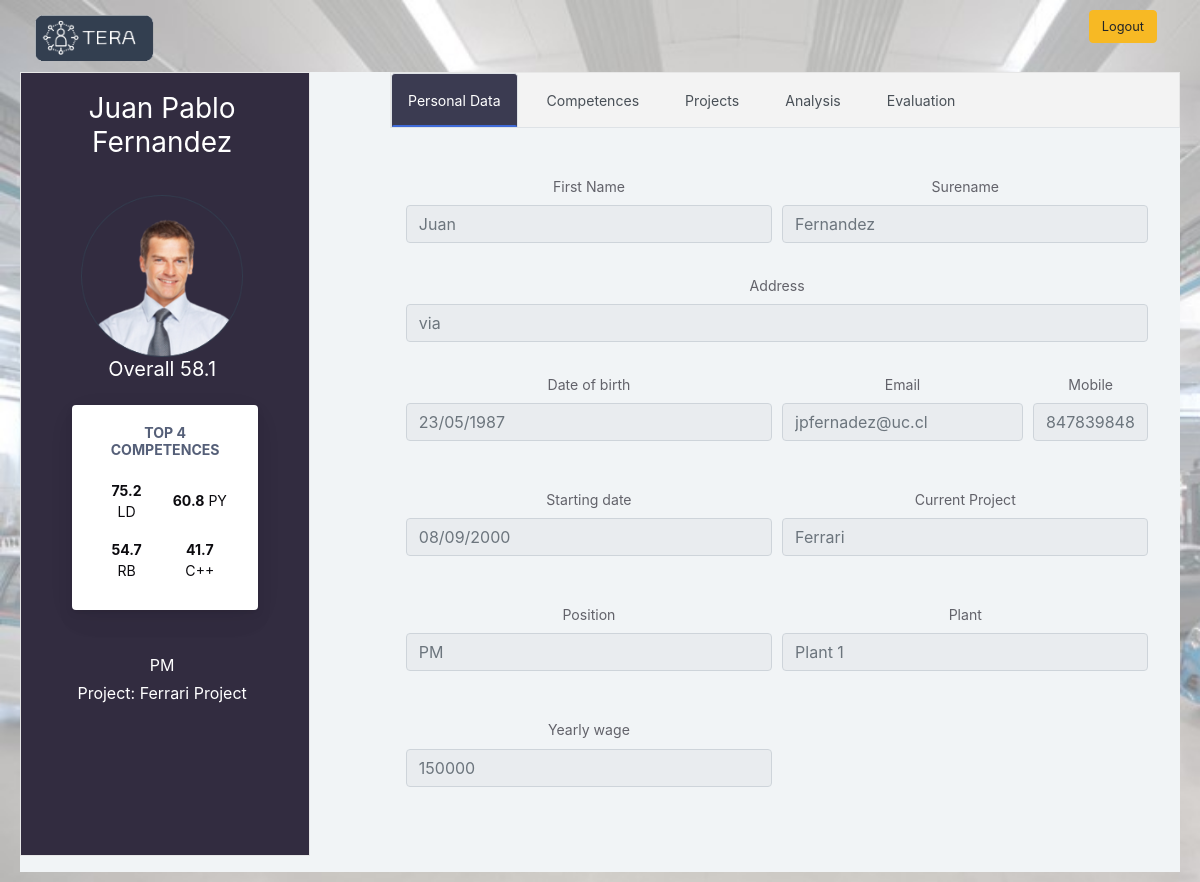
/workerProfile (signed in), run on the app's committed database.
### app.py (models this page shows, shortened)
class Worker(db.Model):
    __tablename__= 'worker'
    id = db.Column(db.Integer,primary_key=True)
    name = db.Column(db.String(64),nullable=True)
    first_name = db.Column(db.String(64),nullable=True)
    surename = db.Column(db.String(64),nullable=True)
    date_of_birth = db.Column(db.String(128),nullable=True)
    email = db.Column(db.String(64),nullable=True)
    mobile = db.Column(db.String(64),nullable=True)
    address = db.Column(db.String(128),nullable=True)
    starting_date = db.Column(db.String(128),nullable=True)
    wage = db.Column(db.Integer,nullable=True)
    available = db.Column(db.String(64),nullable=True)
    plant = db.Column(db.String(64),nullable=True)
    username = db.Column(db.String(64),index=True,unique=True)
    password = db.Column(db.String(128),nullable=False)
    role_id = db.Column(db.Integer,db.ForeignKey('role.id'))
    project_id = db.Column(db.Integer,db.ForeignKey('project.id'))

class Competence_to_Worker(db.Model):
    __tablename__='competence_to_worker'
    id = db.Column(db.Integer,primary_key=True)
    competence_id = db.Column(db.Integer,db.ForeignKey('competence.id'))
    worker_id = db.Column(db.Integer,db.ForeignKey('worker.id'))
    score = db.Column(db.Integer,index=True)

class Competence(db.Model):
    __tablename__='competence'
    id = db.Column(db.Integer,primary_key=True)
    name = db.Column(db.String(64),index=True)
    short_name = db.Column(db.String(64),index=True)
    type = db.Column(db.String(64),index=True)
    description = db.Column(db.String(1280),index=True)

class Role(db.Model):
    __tablename__='role'
    id = db.Column(db.Integer,primary_key=True)
    name = db.Column(db.String(64),index=True)
    users = db.relationship('Worker',backref='role')

class Project(db.Model):
    __tablename__='project'
    id = db.Column(db.Integer,primary_key=True)
    name = db.Column(db.String(64),index=True)
    duration = db.Column(db.Integer,index=True)
    description = db.Column(db.String(1280),index=True)
    starting_date = db.Column(db.String(128),index=True)
    active = db.Column(db.String(64),nullable=True)
    users = db.relationship('Worker',backref='project')

### app.py (the view)
@app.route('/workerProfile', methods=['POST', 'GET'])
def workerProfile():
    if session.get('username'):
        user_selected=Worker.query.filter_by(username=session['username']).first()
        worker_role = Role.query.filter_by(id=user_selected.role_id).first()
        id_user = user_selected.id
        user_skills = (db.session.query(Worker,Competence, Competence_to_Worker).filter(Competence_to_Worker.worker_id == Worker.id).filter(Worker.id == id_user).filter(Competence.id == Competence_to_Worker.competence_id).filter(Competence.type == 'Soft skills').all())
        user_skills2 = (db.session.query(Worker,Competence, Competence_to_Worker).filter(Competence_to_Worker.worker_id == Worker.id).filter(Worker.id == id_user).filter(Competence.id == Competence_to_Worker.competence_id).filter(Competence.type == 'Programming').all())
        role_user = (db.session.query(Worker,Role).filter(Role.id == Worker.role_id).filter(Worker.id == id_user).all())
        project_user = (db.session.query(Worker,Project).filter(Project.id == Worker.project_id).filter(Worker.id == id_user).all())
        projects_user = (db.session.query(Project, Project_to_Worker).filter(Project_to_Worker.project_id == Project.id).filter(Project_to_Worker.worker_id == id_user).filter(Project.active == 'N').all())
        myskills = db.session.query(Worker,Competence, Competence_to_Worker).filter(Competence_to_Worker.worker_id == Worker.id).filter(Worker.id == id_user).filter(Competence.id == Competence_to_Worker.competence_id).order_by(Competence.name).all()
        all = db.session.query(Competence, Competence_to_Worker, func.round(func.avg(Competence_to_Worker.score),2)).filter(Competence.id == Competence_to_Worker.competence_id).group_by(Competence.name).order_by(Competence.name).all()
        av = db.session.query(Worker, Competence_to_Worker, func.round(func.avg(Competence_to_Worker.score),2)).filter(Competence_to_Worker.worker_id == Worker.id).filter(Worker.id == id_user).first()
        average = av[2]
        my_evaluations = getting_my_evaluations(user_selected)
        _My = [[],[]]
        _Av = [[],[]]
        for h in myskills:
            _My[0].append(h[1].name) #Skill
            _My[1].append(h[2].score) #Skill
        for s in all:
            if s[0].name in _My[0]:
                _Av[0].append(s[0].name) #Skill
                _Av[1].append(s[2]) #Skill
        print(_My , _Av)
        n_rows = math.ceil(len(user_skills)/4)
        return render_template('gtemplates/index_edited_2.html', user=user_selected, top_4 = top_4skills(id_user),
        skills=user_skills, skills2 = user_skills2, len2 = len(user_skills2), len=len(user_skills), role = role_user[0][1].name, project=project_user,
        average=average, rows=n_rows, projects=projects_user, len_projects=len(projects_user),
        my_evaluations = my_evaluations, len_evaluations = len(my_evaluations), _My = _My[0], _Mys = _My[1],
        _Avs = _Av[1])
    else:
        return redirect('login')

### app.py (called while the page is built)
def getting_my_evaluations(user):
    query = db.session.query(Project, Evaluation, Project_to_Worker, Worker).filter(Project.id == Evaluation.id_project).filter(Project_to_Worker.worker_id == Evaluation.id_worker).filter(Evaluation.id_worker == user.id).filter(Evaluation.id_worker_ev == Worker.id).filter(Project_to_Worker.project_id == Project.id).filter(Evaluation.active == 'Y').all()
    return query

def top_4skills(id_user):
    user_skills = db.session.query(Worker,Project,Competence,Competence_to_Worker, Role).filter(Competence_to_Worker.worker_id == Worker.id).filter(Worker.id == id_user).filter(Competence.id == Competence_to_Worker.competence_id).filter(Project.id == Worker.project_id).filter(Role.id == Worker.role_id).order_by(Competence_to_Worker.score.desc()).limit(4).all()
    return user_skills

### templates/gtemplates/index_edited_2.html (shortened to what this page needs)
<!doctype html>
<html lang="en">
<head>
    <link href="static/css2/style.css" rel="stylesheet">
<link href="static/css2/main.css" rel="stylesheet">
</head>
<body>
<div class="container-fluid">
    <a class="navbar-brand" href="home" ><img src="static/img/logo2.png" alt="TERA"></a>
    <a href="logout"> <button type="button" style="float: right;" class="btn mr-2 mb-2 btn-warning" >Logout</button> </a>
</div>
<div class="app-container app-theme-white body-tabs-shadow fixed-sidebar fixed-header">
    <div class="app-main">
         <ul class="tab-content" style="background-color: #0e071ed6">
             <div class="tab-pane active " id="tab-eg10-0" role="tabpanel" style="color: white">
                 <h3 style="padding-top: 5%">  {{user.name}} </h3>
                 <img src="static/img/profile_pic_marco.png" alt="profile" class="center" style="width: 60%; padding-top: 10%">
                 <h5>Overall {{average}}</h5>
                 <div class="row">
                    <div class="col-lg-6" style="padding-left: 20%; padding-right: 18%">
                        <div class="main-card mb-3 card">
                            <div class="card-body" style="color: #0c0b0f"><h5 class="card-title">Top 4 competences</h5>
                                <table class="mb-0 table table-borderless">
                                    <tbody>
                                      <tr>
                                          <td><b>{{top_4[0][3].score}}</b> {{top_4[0][2].short_name}}</td>
                                          <td><b>{{top_4[1][3].score}}</b> {{top_4[1][2].short_name}}</td>
                                      </tr>
                                      <tr>
                                          <td><b>{{top_4[2][3].score}}</b> {{top_4[2][2].short_name}}</td>
                                          <td><b>{{top_4[3][3].score}}</b> {{top_4[3][2].short_name}}</td>
                                      </tr>
                                    </tbody>
                                </table>
                            </div>
                        </div>
                    </div>
                 </div>
                 <h6>{{role}}</h6>
                 <h6>Project: {{project[0][1].name}}</h6>
             </div>
         </ul>
        <div class="app-main__outer">
            <ul class="nav nav-tabs tabs-animated ">
                <li class="nav-item"><a data-toggle="tab" href="#tab-content-0" class="active nav-link">Personal Data</a></li>
                <li class="nav-item"><a data-toggle="tab" href="#tab-content-1" class="nav-link">Competences</a></li>
                <li class="nav-item"><a data-toggle="tab" href="#tab-content-2" class="nav-link">Projects</a></li>
                <li class="nav-item"><a data-toggle="tab" href="#tab-content-3" class="nav-link">Analysis</a></li>
                <li class="nav-item"><a data-toggle="tab" href="#tab-content-4" class="nav-link">Evaluation</a></li>
            </ul>
            <div class="tab-content" >
                <div class="tab-pane active" id="tab-content-0" role="tabpanel">
                    <form class="">
                        <div class="form-row">
                            <div class="col-md-6">
                                <div class="position-relative form-group">
                                    <label for="exampleFName" class="">First Name</label>
                                    <input name="name" id="exampleFName" placeholder={{user.first_name}} type="text" class="form-control" disabled>
                                </div>
                            </div>
                            <div class="col-md-6">
                                <div class="position-relative form-group">
                                    <label for="exampleSurename" class="">Surename</label>
                                    <input name="name" id="exampleSurename" placeholder={{user.surename}} type="text" class="form-control" disabled>
                                </div>
                            </div>
                        </div>
                        <div class="position-relative form-group">
                            <label for="exampleAddress" class="">Address</label>
                            <input name="address" id="exampleAddress" placeholder={{user.address}} type="text" class="form-control" disabled>
                        </div>
                        <div class="form-row">
                            <div class="col-md-6">
                                <div class="position-relative form-group"><label for="exampleStartingDate" class="">Date of birth</label><input name="starting date" id="exampleStartingDate" placeholder={{user.date_of_birth}} type="text" class="form-control" disabled></div>
                            </div>
                            <div class="col-md-4">
                                <div class="position-relative form-group"><label for="exampleEmail" class="">Email</label><input name="email" id="exampleEmail" placeholder={{user.email}} type="text" class="form-control" disabled></div>
                            </div>
                            <div class="col-md-2">
                                <div class="position-relative form-group"><label for="exampleMobile" class="">Mobile</label><input name="mobile" id="exampleMobile" placeholder={{user.mobile}} type="text" class="form-control" disabled></div>
                            </div>
                        </div>
                        <div class="form-row">
                            <div class="col-md-6">
                                <div class="position-relative form-group">
                                    <label for="currentProject" class="">Starting date</label>
                                    <input name="Current_Project" id="currentProject" type="text" placeholder={{user.starting_date}} class="form-control" disabled></div>
                            </div>
                            <div class="col-md-6">
                                <div class="position-relative form-group">
                                    <label for="pastProject" class="">Current Project</label>
                                    <input name="Past_Project" id="pastProject" placeholder={{project[0][1].name}} class="form-control" disabled></div>
                            </div>
                        </div>
                        <div class="form-row">
                            <div class="col-md-6">
                                <div class="position-relative form-group">
                                    <label for="Position" class="">Position</label>
                                    <input name="position" id="position" type="text" placeholder={{role}} class="form-control" disabled></div>
                            </div>
                            <div class="col-md-6">
                                <div class="position-relative form-group">
                                    <label for="worker_plant" class="">Plant</label>
                                    <input name="worker_Plant" id="worker_plant" type="text" placeholder="Plant 1" class="form-control" disabled></div>
                            </div>
                        </div>
                        <div class="form-row">
                            <div class="col-md-6">
                                <div class="position-relative form-group">
                                    <label for="wage" class="">Yearly wage</label>
                                    <input name="Wage" id="wage" type="text" placeholder={{user.wage}} class="form-control" disabled></div>
                            </div>
                        </div>
                    </form>
                </div>
            </div>
        </div>
    </div>
</div>
</body>
</html>

### static/css2/style.css (style rules this page uses)
body { padding-top: auto; background: url(../img/background.jpg); background-size: cover; }
ul { position: fixed; top: 30px; width: 25%; }
ul { position: -webkit-sticky; position: sticky; top: 0; }
ul { list-style-type: none; margin: 0; padding: 0; overflow: hidden; background-color: #333; }
li { float: left; }
li a { display: block; color: white; text-align: center; padding: 14px 16px; text-decoration: none; }
ul { border: 1px solid #e7e7e7; background-color: #f3f3f3; }
li a { color: #666; }
.active { background-color: rgba(11, 11, 40, 0.61); }
[class*="col-"] { padding: 1rem; }
.center { display: block; margin-left: auto; margin-right: auto; width: 80%; }

### templates/gtemplates/index_edited_2.html (style rules this page uses)
body { margin: 10px 20px; }
* { box-sizing: border-box }

### data on the page
Worker: name "Juan Pablo Fernandez", name "Juan", name "Fernandez", date_of_birth "23/05/1987", email "jpfernadez@uc.cl", mobile "847839848", Current_Project "08/09/2000", Wage "150000"
Competence_to_Worker: score "75.2"
Competence: short_name "LD"
Competence_to_Worker: score "60.8"
Competence: short_name "PY"
Competence_to_Worker: score "54.7"
Competence: short_name "RB"
Competence_to_Worker: score "41.7"
Competence: short_name "C++"
Role: name "PM", position "PM"
Project: name "Ferrari Project"

### other printed values
{{ average }} "58.1"
